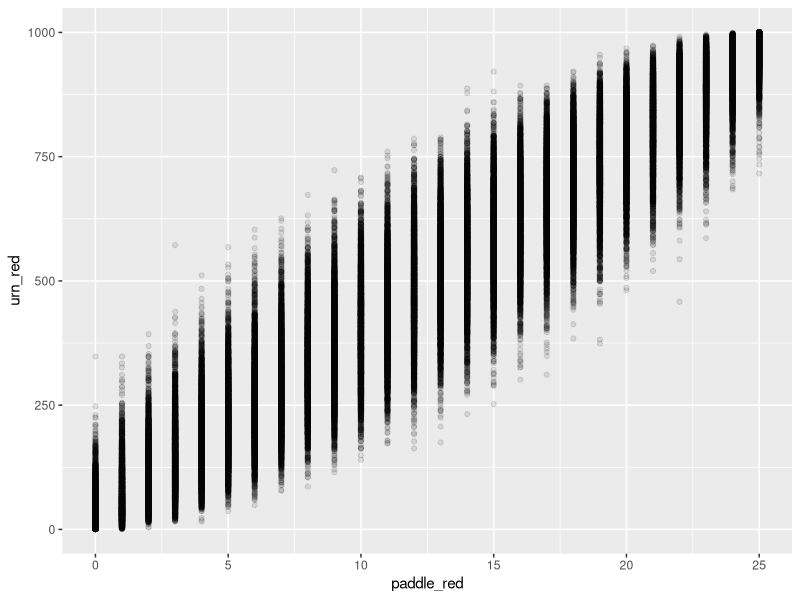

Source code (R): (Note: this script raises an error after producing the figure.)
## ---- chunk 1
knitr::opts_chunk$set(echo = FALSE)
library(tidyverse)

# Build an urn with 500 red beads, 490 blue beads, and 10 yellow beads. The urn
# should have two variables: ID and color. Mix up the beads in the urn randomly.
# That is, we don't want all the red beads to have ID 1 through 500 and so on.
# Sort the urn by ID.

beads <- c(rep("red", 500), rep("blue", 490), rep("yellow", 10))

urn <- tibble(ID = 1:1000,
              color = sample(beads))

# Using the book, where a very similar example is given, is highly recommended.
# But, this example is trickier than the book because you have to mix up the
# beads before you assign the `ID` values. If you don't tell sample() how many
# you want, it just gives you back everything, reordered. Try `sample(letters)`
# to see. (Note that `letters` is a built in object in R.)
              
## ---- chunk 2
tibble(urn_red = seq(100, 700, by = 100)) %>% 
  mutate(paddle_red = map(urn_red, ~ rbinom(n = 100, size = 25, prob = ./1000))) %>% 
  unnest(paddle_red) %>% 
  sample_n(10)
## ---- chunk 3

tibble(urn_red = seq(1, 1000, by = 1)) %>% 
  mutate(paddle_red = map(urn_red, ~ rbinom(n = 100, size = 25, prob = ./1000))) %>% 
  unnest(paddle_red) %>%
  ggplot(aes(x = paddle_red, y = urn_red)) +
  geom_point(alpha = 0.1)
## ---- chunk 4
tibble(urn_red = seq(1, 1000, by = 1)) %>% 
  mutate(paddle_red = map(urn_red, ~ rbinom(n = 100, size = 25, prob = ./1000))) %>% 
  unnest(paddle_red) %>%
  filter(paddle_red == 10) %>%
  group_by(urn_red) %>%
  summarize(total = n(), .groups = "drop") %>%
  mutate(probs = total/sum(total))
  
## ---- chunk 5
post <- x %>%
  filter(paddle_red == 10) %>%
  group_by(urn_red) %>%
  summarize(total = n(), .groups = "drop") %>%
  mutate(probs = total/sum(total)) %>%
  select(-total)

post %>%
  mutate(new_reds = map(urn_red, 
                        ~ rbinom(n = 100, 
                                 size = 25, 
                                 prob = ./1000))) %>%
  unnest(new_reds) %>%
  mutate(res = ifelse(new_reds > 3, TRUE, FALSE)) %>%
  summarize(final = weighted.mean(res, probs))
  
